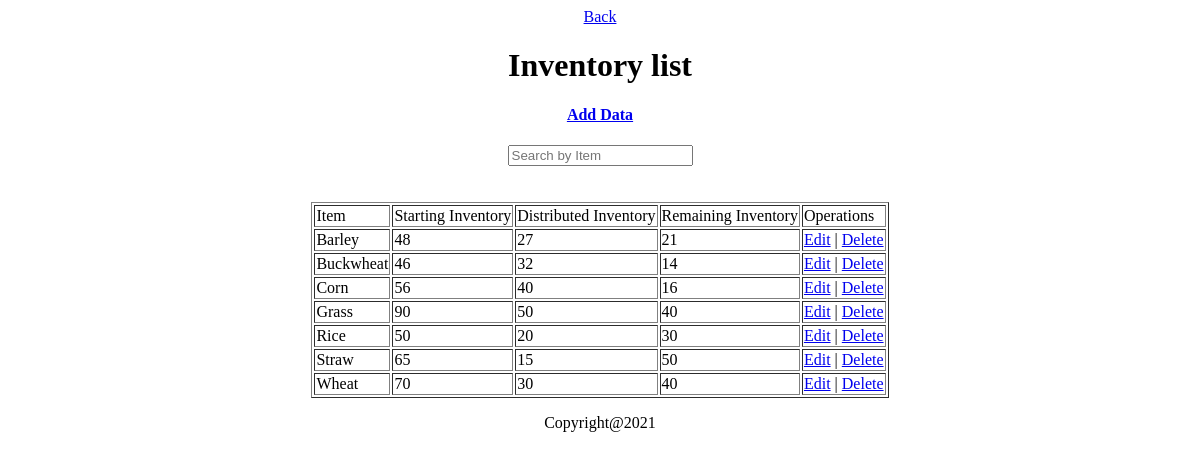
Page /view/mManageInventory.php (signed in) on the committed database.
### tables this page shows
CREATE TABLE `inventory` (
  `item` varchar(10) NOT NULL,
  `sInventory` int(10) NOT NULL,
  `dInventory` int(10) NOT NULL
);

### model/inventoryListModel.php (called while the page is built, shortened)
<?php
	function getAllInventoryList(){
		$conn = getConnection();
		$sql = "select * from inventory";
		$result = mysqli_query($conn, $sql);
		$users = [];
		while ($row = mysqli_fetch_assoc($result)) {
			array_push($users, $row);
		}
		return $users;
	}
?>

### view/mManageInventory.php (the view, shortened to what this page needs)
<?php
	include('header.php');
	require_once('../model/inventoryListModel.php');
	$inventoryList = getAllInventoryList();
?>
<center>
	<link rel="stylesheet" href="style.css">
	<a href="mHome.php">Back</a>
	<br>
	<marquee><h1>Inventory list</h1></marquee>
	<h4><a href='addManagementInventory.php'>Add Data</a> </h4>
	<form>
		<input type="text" name="search" id="search" value="" placeholder="Search by Item" onkeyup="ajax()">
	</form>
	<div id='result'></div><br><br>
	<table border = 1>
	<tr>
		<td>Item</td>
		<td>Starting Inventory</td>
		<td>Distributed Inventory</td>
		<td>Remaining Inventory</td>
		<td>Operations</td>
	</tr>
	<?php for($i = 0; $i < count($inventoryList); $i++){ ?>
		<tr>
			<td><?=$inventoryList[$i]['item']?></td>
			<td><?=$inventoryList[$i]['sInventory']?></td>
			<td><?=$inventoryList[$i]['dInventory']?></td>
			<td><?=$inventoryList[$i]['sInventory'] - $inventoryList[$i]['dInventory'];?></td>
			<td><a href="editManagementInventory.php?item=<?=$inventoryList[$i]['item']?>"> Edit</a> |
				<a href="../controller/deleteManagementInventory.php?item=<?=$inventoryList[$i]['item']?>"> Delete </a>
			</td>
		</tr>
	<?php } ?>
	</table>
	</center>
<?php include('footer.php');?>

### view/header.php (shortened to what this page needs)
<!DOCTYPE html>
<html>
<head>
</head>
<body>

### view/footer.php
	<center>
	<p>Copyright@2021</p>
	</center>
</body>
</html>

### rows in the picture
inventory: item "Barley", sInventory "48", dInventory "27", $inventoryList[$i]['sInventory'] - $inventoryList[$i]['dInventory'] "21"
inventory: item "Buckwheat", sInventory "46", dInventory "32", $inventoryList[$i]['sInventory'] - $inventoryList[$i]['dInventory'] "14"
inventory: item "Corn", sInventory "56", dInventory "40", $inventoryList[$i]['sInventory'] - $inventoryList[$i]['dInventory'] "16"
inventory: item "Grass", sInventory "90", dInventory "50", $inventoryList[$i]['sInventory'] - $inventoryList[$i]['dInventory'] "40"
inventory: item "Rice", sInventory "50", dInventory "20", $inventoryList[$i]['sInventory'] - $inventoryList[$i]['dInventory'] "30"
inventory: item "Straw", sInventory "65", dInventory "15", $inventoryList[$i]['sInventory'] - $inventoryList[$i]['dInventory'] "50"
inventory: item "Wheat", sInventory "70", dInventory "30", $inventoryList[$i]['sInventory'] - $inventoryList[$i]['dInventory'] "40"
